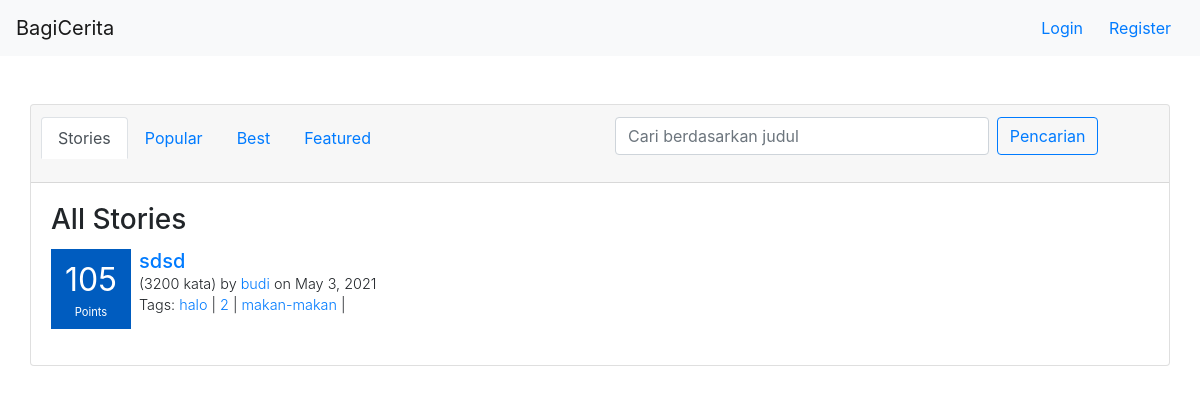
Before: /stories/ with the older database file.
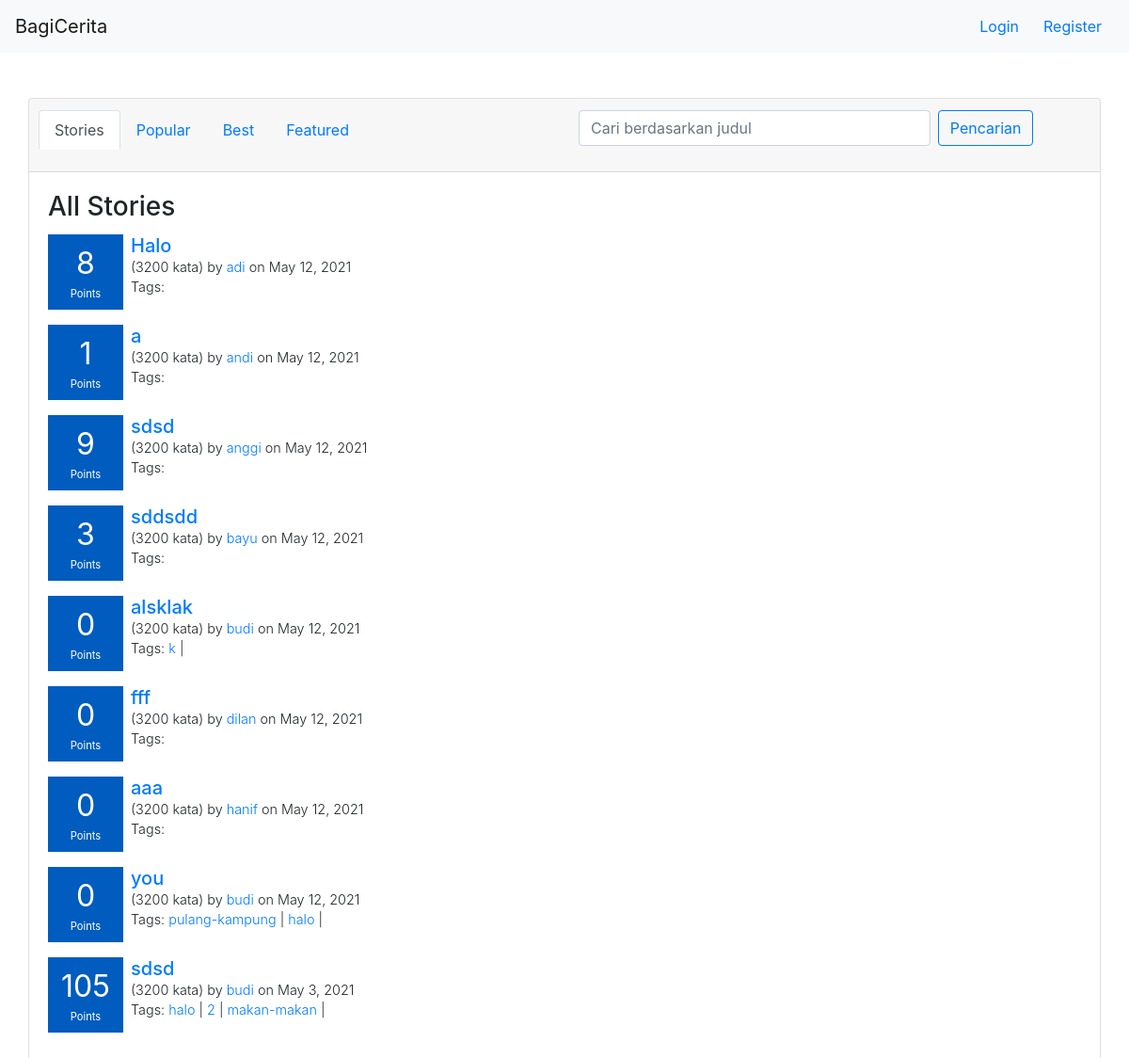
After: the same page with the newer database file.
### story/models.py (models this page shows, shortened)
class Story(models.Model):
    title = models.CharField(max_length=120,blank=True)
    date_posted = models.DateField(null=True, blank=True)
    content = models.TextField(blank=True,null=True)
    user = models.ForeignKey(User, on_delete=models.CASCADE,default=None)
    class Meta:
        ordering = ["-date_posted"]

class Tag(models.Model):
    name = models.CharField(max_length=120,blank=True)
    stories = models.ManyToManyField(Story)

### story/views.py (the view)
# urls.py: path('',stories_view,name="stories"),
def stories_view(request):
    context={
        "page":"stories"
    }
    stories = get_stories()
    if(request.GET.get('tag')):
        tag = request.GET.get('tag')
        stories = get_stories(search={"search_by":"tag","key":tag})
        context["page"] = "search-by-tag"
        context["tag"] = tag
    elif(request.GET.get("judul")):
        judul = request.GET.get("judul")
        stories = get_stories(search={"search_by":"judul","key":judul})
        context["page"] = "search-by-judul"
        context["judul"] = judul
    context["stories"] = stories
    return render(request,"story/stories.html",context)

### bagicerita/context_processor.py (called while the page is built)
def get_auth_form(request):
    registerForm = UserCreationForm()
    return{
        'register_form':registerForm
    }

def check_if_logged_in(request):
    if request.user.is_authenticated:
        return{
            'logged_in':True,
            'username':request.user.username
        }
    else:
        return {
            'logged_in':False
        }

### bagicerita/helpers.py (called while the page is built)
def get_story(story):
    story.tags = story.tag_set.all()
    story = calculate_story_rating(story)
    return story

def calculate_story_rating(story):
    comments = story.comment_set.filter(replied_comment_id=0)
    story_rating=0
    for comment in comments:
        story_rating+=comment.rating
    story.rating = story_rating
    return story

### story/templatetags/story_tags.py (called while the page is built)
@register.inclusion_tag('story/story_box.html')
def story_box_tag(story):
    return {'story':story}

### templates/story/stories.html (shortened to what this page needs)
{% extends 'base.html' %}
{% load story_tags %}
{% block content %}
    {% include 'navbar.html' %}
    <div class="container">
        <div class="row mt-5">
            <div class="card" style="width: 100%">
                <div class="card-header">
                    <div class="row">
                       <div class="col-lg-6 mb-4">
                            <ul class="nav nav-tabs card-header-tabs">
                                <li class="nav-item">
                                    <a class="nav-link {% if page == 'stories' %} active {% endif %}" aria-current="true" href="/stories">Stories</a>
                                </li>
                                <li class="nav-item">
                                    <a class="nav-link {% if page == 'popular' %} active {% endif %} " href="/stories/popular">Popular</a>
                                </li>
                                <li class="nav-item">
                                    <a class="nav-link {% if page == 'best' %} active {% endif %}" href="/stories/best">Best</a>
                                </li>
                                <li class="nav-item">
                                    <a class="nav-link {% if page == 'featured' %} active {% endif %}" href="/stories/featured">Featured</a>
                                </li>
                            </ul>
                       </div>
                       <div class="col-lg-6">
                            <form method="GET" class="form-inline">
                                <input name="judul" class="searchbar form-control mr-2" type="text" placeholder="Cari berdasarkan judul" aria-label="Search">
                                <button class="btn btn-outline-primary" type="submit">Pencarian</button>
                            </form>
                       </div>
                    </div>
                </div>
                <div class="card-body">
                    <h3 class="card-title">
                        {%if page == "stories" %}
                            All Stories
                        {%elif page == "popular" %}
                            Popular Stories
                        {%elif page == "best" %}
                            Best Stories
                        {%elif page == "search-by-tag" %}
                            Tag: {{tag}}
                        {%elif page == "search-by-judul" %}
                            Judul: {{judul}}
                        {%else %}
                            Featured Stories
                        {% endif %}
                    </h3>
                    {% for story in stories %}
                        {% story_box_tag story %}
                    {% endfor %}
                </div>
            </div>
        </div>
    </div>
{% endblock %}

### templates/story/story_box.html
<div class="story-box mb-3">
    <div class="score-box mr-2">
        <div class="points-number text-center mb-0">{{story.rating}}</div>
        <div class="points-text text-center">Points</div>
    </div>
    <div class="info">
        <h5 class="mb-0"><a href="/stories/{{story.id}}">{{story.title}}</a></h5>
        <span class="text-story-info text font-weight-light">(3200 kata) by <a href="/user/{{story.user.username}}/profile">{{story.user.username}}</a> on {{story.date_posted}}</span>
        <span class="text-story-info text tags font-weight-light">Tags:
            {% for tag in  story.tags%}
                <a href="/stories?tag={{tag.name}}">{{tag.name}}</a> |
            {% endfor %}
        </span>
    </div>
</div>

Changed rows visible on the page:
added Story: rating "8", title "Halo", user.username "adi", date_posted "May 12, 2021"
added Story: rating "1", title "a", user.username "andi", date_posted "May 12, 2021"
added Story: rating "9", title "sdsd", user.username "anggi", date_posted "May 12, 2021"
added Story: rating "3", title "sddsdd", user.username "bayu", date_posted "May 12, 2021"
added Story: rating "0", title "alsklak", user.username "budi", date_posted "May 12, 2021"
added Tag: name "k", shown under "0"
added Story: rating "0", title "fff", user.username "dilan", date_posted "May 12, 2021"
added Story: rating "0", title "aaa", user.username "hanif", date_posted "May 12, 2021"
added Story: rating "0", title "you", user.username "budi", date_posted "May 12, 2021", Tag (name "halo")
now on this page (row unchanged): Tag: name "pulang-kampung", shown under "0"
